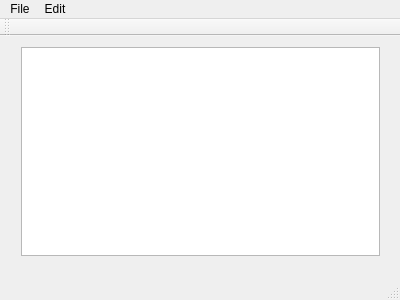
<?xml version="1.0" encoding="UTF-8"?>
<ui version="4.0">
 <class>Notepad</class>
 <widget class="QMainWindow" name="Notepad">
  <property name="geometry">
   <rect>
    <x>0</x>
    <y>0</y>
    <width>400</width>
    <height>300</height>
   </rect>
  </property>
  <property name="windowTitle">
   <string>Notepad</string>
  </property>
  <widget class="QWidget" name="centralWidget">
   <widget class="QWidget" name="verticalLayoutWidget">
    <property name="geometry">
     <rect>
      <x>10</x>
      <y>0</y>
      <width>381</width>
      <height>231</height>
     </rect>
    </property>
    <layout class="QVBoxLayout" name="verticalLayout_2">
     <item>
      <widget class="QTextEdit" name="textEdit"/>
     </item>
    </layout>
   </widget>
  </widget>
  <widget class="QMenuBar" name="menuBar">
   <property name="geometry">
    <rect>
     <x>0</x>
     <y>0</y>
     <width>400</width>
     <height>26</height>
    </rect>
   </property>
   <widget class="QMenu" name="menuFile">
    <property name="title">
     <string>File</string>
    </property>
    <addaction name="actionNew"/>
    <addaction name="actionOpen"/>
    <addaction name="actionSave_As"/>
    <addaction name="actionPrint"/>
    <addaction name="actionExit"/>
   </widget>
   <widget class="QMenu" name="menuEdit">
    <property name="title">
     <string>Edit</string>
    </property>
    <addaction name="actionCopy"/>
    <addaction name="actionPaste"/>
    <addaction name="actionCut"/>
    <addaction name="actionUndo"/>
    <addaction name="actionRedo"/>
   </widget>
   <addaction name="menuFile"/>
   <addaction name="menuEdit"/>
  </widget>
  <widget class="QToolBar" name="mainToolBar">
   <attribute name="toolBarArea">
    <enum>TopToolBarArea</enum>
   </attribute>
   <attribute name="toolBarBreak">
    <bool>false</bool>
   </attribute>
  </widget>
  <widget class="QStatusBar" name="statusBar"/>
  <action name="actionNew">
   <property name="text">
    <string>New</string>
   </property>
   <property name="shortcut">
    <string>Ctrl+N</string>
   </property>
  </action>
  <action name="actionOpen">
   <property name="text">
    <string>Open</string>
   </property>
   <property name="shortcut">
    <string>Ctrl+O</string>
   </property>
  </action>
  <action name="actionSave_As">
   <property name="text">
    <string>Save As</string>
   </property>
   <property name="shortcut">
    <string>Ctrl+S</string>
   </property>
  </action>
  <action name="actionPrint">
   <property name="text">
    <string>Print</string>
   </property>
   <property name="shortcut">
    <string>Ctrl+P</string>
   </property>
  </action>
  <action name="actionExit">
   <property name="text">
    <string>Exit</string>
   </property>
   <property name="shortcut">
    <string>Esc</string>
   </property>
  </action>
  <action name="actionCopy">
   <property name="text">
    <string>Copy</string>
   </property>
   <property name="shortcut">
    <string>Ctrl+C</string>
   </property>
  </action>
  <action name="actionPaste">
   <property name="text">
    <string>Paste</string>
   </property>
   <property name="shortcut">
    <string>Ctrl+V</string>
   </property>
  </action>
  <action name="actionCut">
   <property name="text">
    <string>Cut</string>
   </property>
   <property name="shortcut">
    <string>Ctrl+X</string>
   </property>
  </action>
  <action name="actionUndo">
   <property name="text">
    <string>Undo</string>
   </property>
   <property name="shortcut">
    <string>Ctrl+U</string>
   </property>
  </action>
  <action name="actionRedo">
   <property name="text">
    <string>Redo</string>
   </property>
   <property name="shortcut">
    <string>Ctrl+Y</string>
   </property>
  </action>
 </widget>
 <layoutdefault spacing="6" margin="11"/>
 <resources/>
 <connections/>
</ui>
